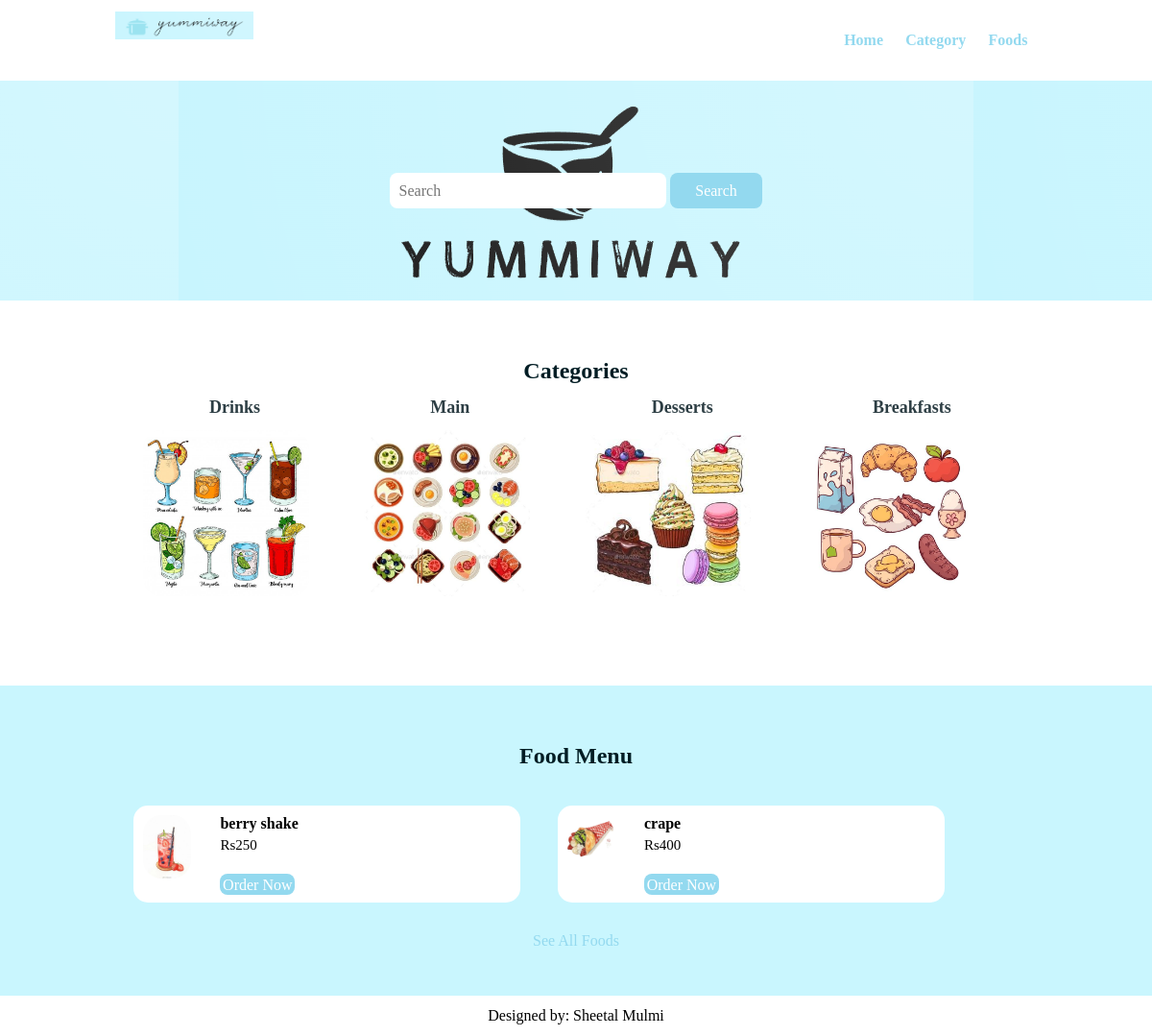
The page / on the database its author committed.
### tables this page shows
CREATE TABLE `category` (
  `id` int(11) NOT NULL,
  `title` varchar(100) DEFAULT NULL,
  `image_name` varchar(250) DEFAULT NULL,
  `featured` varchar(10) DEFAULT NULL,
  `active` varchar(10) DEFAULT NULL
);

CREATE TABLE `food` (
  `id` int(11) NOT NULL,
  `title` varchar(150) DEFAULT NULL,
  `price` varchar(100) DEFAULT NULL,
  `image_name` varchar(250) DEFAULT NULL,
  `caterory_id` int(11) DEFAULT NULL,
  `featured` varchar(10) DEFAULT NULL,
  `active` varchar(10) DEFAULT NULL
);

### index.php (the view, shortened to what this page needs)
<?php include('partials-front/menu.php'); ?>
    <section class="search-bar text-center">
        <div class="container">
            <form action="food-search.php" method="POST">
                <input type="search" name="search" placeholder="Search" required>
                <input type="submit" name="submit" value="Search" class="sub sub-primary">
            </form>
        </div>
    </section>
    <section class="categories">
        <div class="container">
            <h2 class="text-center">Categories</h2>
            <?php
                $sql = "SELECT * FROM category WHERE active='Yes' AND featured='Yes' LIMIT 4";
                $res = mysqli_query($connection, $sql);
                $count = mysqli_num_rows($res);
                if($count>0)
                {
                    while($row=mysqli_fetch_assoc($res))
                    {
                        $id = $row['id'];
                        $title = $row['title'];
                        $image_name = $row['image_name'];
                        ?>
                        <a href="http://localhost:3000/Project/category-food.php?category_id=<?php echo $id; ?>">
                            <div class="box-3 float-container">
                                <?php
                                    if($image_name=="")
                                    {
                                        echo "Image not Available";
                                    }
                                    else
                                    {
                                        ?>
                                        <img src="http://localhost:3000/Project/images/category/<?php echo $image_name; ?>" alt="Pizza" class="img-responsive img-curve">
                                        <?php
                                    }
                                ?>
                                <h3 class="float-text text-color"><?php echo $title; ?></h3>
                            </div>
                        </a>
                        <?php
                    }
                }
                else
                {
                    echo "Category not Added";
                }
            ?>
        </div>
    </section>
    <section class="food-menu">
        <div class="container">
            <h2 class="text-center">Food Menu</h2>
            <?php
            $sql2 = "SELECT * FROM food WHERE active='Yes' AND featured='Yes' LIMIT 6";
            $res2 = mysqli_query($connection, $sql2);
            $count2 = mysqli_num_rows($res2);
            if($count2>0)
            {
                while($row=mysqli_fetch_assoc($res2))
                {
                    $id = $row['id'];
                    $title = $row['title'];
                    $price = $row['price'];
                    $image_name = $row['image_name'];
                    ?>
                    <div class="food">
                        <div class="food-menu-img">
                            <?php
                                if($image_name=="")
                                {
                                    echo "Image not available.";
                                }
                                else
                                {
                                    ?>
                                    <img src="http://localhost:3000/Project/images/food/<?php echo $image_name; ?>" alt="blueberry" class="img-responsive img-curve food-img">
                                    <?php
                                }
                            ?>
                        </div>
                        <div class="food-description">
                            <h4><?php echo $title; ?></h4>
                            <p class="food-price">Rs<?php echo $price; ?></p>
                            <br>
                            <a href="http://localhost:3000/Project/order.php?food_id=<?php echo $id; ?>" class="sub sub-primary">Order Now</a>
                        </div>
                    </div>
                    <?php
                }
            }
            else
            {
                echo "Food not available";
            }
            ?>
        </div>
        <p class="text-center">
            <a href="food.php">See All Foods</a>
        </p>
    </section>
    <?php include('partials-front/footer.php'); ?>

### partials-front/menu.php (shortened to what this page needs)
<!DOCTYPE html>
<html lang="en">
<head>
    <link rel="stylesheet" href="css/style.css">
</head>
<body>
    <section class="navbar">
        <div class="container">
            <div class="logo">
                <img src="images/logo.png" alt="elogo" class="img-responsive">
            </div>
            <din class="menu2 text-right">
                <ul>
                    <li>
                        <a href="index.php">Home</a>
                    </li>
                    <li>
                        <a href="categories.php">Category</a>
                    </li>
                    <li>
                        <a href="foods.php">Foods</a>
                    </li>
                </ul>
            </din>
        </div>
    </section>

### partials-front/footer.php
<html>
    <section class="footer">
        <div class="container text-center">
        <p>Designed by: Sheetal Mulmi</p>
        </div>
    </section>
</body>
</html>

### css/style.css (style rules this page uses)
* { margin: 0 0; padding: 0 0; font-family: 'Times New Roman', Times, serif; }
.container { width: 80%; margin: 0 auto; padding: 1%; }
.text-right { text-align: right; }
.text-center { text-align: center; }
.text-color { color: rgb(45, 62, 68); }
a { color: rgb(147, 217, 239); text-decoration: none; }
.sub { padding: 1%; border: none; font-size: 16px; width: 10%; border-radius: 8px; }
.sub-primary { background-color: rgb(147, 217, 239); color: white; cursor: pointer; }
h2 { color:rgb(1, 29, 36); font-size:x-large; margin-bottom: 2%; }
h3 { font-size: large; }
.float-container { position: relative; }
.float-text { position: absolute; bottom: 190px; left: 40%; }
.img-responsive { width: 100%; }
.img-curve { border-radius: 20px; }
.logo { width: 15%; float: left; }
.menu2 { line-height: 60px }
.menu2 ul { list-style-type: none; }
.menu2 ul li { display: inline; padding: 1%; font-weight: bold; }
.search-bar { background-image: url(../images/background.png); background-size: auto; background-position: center; padding: 7% 0; }
.search-bar input[type="search"] { width: 30%; padding: 1%; font-size: 16px; border: none; border-radius: 8px; }
.categories { padding: 4% 0; }
.box-3 { width: 18%; float: left; margin: 3%; }
.food { width: 40%; margin:2%; padding: 1%; float: left; background-color:white; border-radius: 15px; }
.food-menu { background-color:rgb(201, 246, 254); padding: 4% 0; }
.food-description { width: 70%; float:left; margin-left: 8%; }
.food-price { font-size: 15px; margin: 2% 0; }
.food-img { width: 13%; float: left; }

### rows shown on the page
category: image_name (picture), title "Drinks"
category: image_name (picture), title "Main"
category: image_name (picture), title "Desserts"
category: image_name (picture), title "Breakfasts"
food: image_name (picture), title "berry shake", price "250"
food: image_name (picture), title "crape", price "400"
